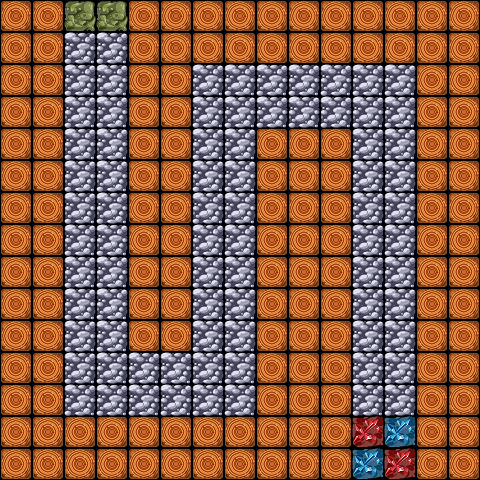

This game map was drawn from its Tiled (.tmx) file and the tilesets committed beside it. A one-line description and the full map source follow:
An orthogonal 15x15 tile map with 32x32 px tiles, 1 tile layer (level) and 1 object.

<map version="1.2" tiledversion="1.2.0" orientation="orthogonal" renderorder="right-down" width="15" height="15" tilewidth="32" tileheight="32" infinite="0" nextlayerid="4" nextobjectid="4">
 <tileset firstgid="1" name="Blocks" tilewidth="32" tileheight="32" tilecount="5" columns="5">
  <image source="Blocks.png" width="160" height="32" />
 </tileset>
 <layer id="1" name="level" width="15" height="15">
  <data>
   <tile gid="1" />
   <tile gid="1" />
   <tile gid="3" />
   <tile gid="3" />
   <tile gid="1" />
   <tile gid="1" />
   <tile gid="1" />
   <tile gid="1" />
   <tile gid="1" />
   <tile gid="1" />
   <tile gid="1" />
   <tile gid="1" />
   <tile gid="1" />
   <tile gid="1" />
   <tile gid="1" />
   <tile gid="1" />
   <tile gid="1" />
   <tile gid="2" />
   <tile gid="2" />
   <tile gid="1" />
   <tile gid="1" />
   <tile gid="1" />
   <tile gid="1" />
   <tile gid="1" />
   <tile gid="1" />
   <tile gid="1" />
   <tile gid="1" />
   <tile gid="1" />
   <tile gid="1" />
   <tile gid="1" />
   <tile gid="1" />
   <tile gid="1" />
   <tile gid="2" />
   <tile gid="2" />
   <tile gid="1" />
   <tile gid="1" />
   <tile gid="2" />
   <tile gid="2" />
   <tile gid="2" />
   <tile gid="2" />
   <tile gid="2" />
   <tile gid="2" />
   <tile gid="2" />
   <tile gid="1" />
   <tile gid="1" />
   <tile gid="1" />
   <tile gid="1" />
   <tile gid="2" />
   <tile gid="2" />
   <tile gid="1" />
   <tile gid="1" />
   <tile gid="2" />
   <tile gid="2" />
   <tile gid="2" />
   <tile gid="2" />
   <tile gid="2" />
   <tile gid="2" />
   <tile gid="2" />
   <tile gid="1" />
   <tile gid="1" />
   <tile gid="1" />
   <tile gid="1" />
   <tile gid="2" />
   <tile gid="2" />
   <tile gid="1" />
   <tile gid="1" />
   <tile gid="2" />
   <tile gid="2" />
   <tile gid="1" />
   <tile gid="1" />
   <tile gid="1" />
   <tile gid="2" />
   <tile gid="2" />
   <tile gid="1" />
   <tile gid="1" />
   <tile gid="1" />
   <tile gid="1" />
   <tile gid="2" />
   <tile gid="2" />
   <tile gid="1" />
   <tile gid="1" />
   <tile gid="2" />
   <tile gid="2" />
   <tile gid="1" />
   <tile gid="1" />
   <tile gid="1" />
   <tile gid="2" />
   <tile gid="2" />
   <tile gid="1" />
   <tile gid="1" />
   <tile gid="1" />
   <tile gid="1" />
   <tile gid="2" />
   <tile gid="2" />
   <tile gid="1" />
   <tile gid="1" />
   <tile gid="2" />
   <tile gid="2" />
   <tile gid="1" />
   <tile gid="1" />
   <tile gid="1" />
   <tile gid="2" />
   <tile gid="2" />
   <tile gid="1" />
   <tile gid="1" />
   <tile gid="1" />
   <tile gid="1" />
   <tile gid="2" />
   <tile gid="2" />
   <tile gid="1" />
   <tile gid="1" />
   <tile gid="2" />
   <tile gid="2" />
   <tile gid="1" />
   <tile gid="1" />
   <tile gid="1" />
   <tile gid="2" />
   <tile gid="2" />
   <tile gid="1" />
   <tile gid="1" />
   <tile gid="1" />
   <tile gid="1" />
   <tile gid="2" />
   <tile gid="2" />
   <tile gid="1" />
   <tile gid="1" />
   <tile gid="2" />
   <tile gid="2" />
   <tile gid="1" />
   <tile gid="1" />
   <tile gid="1" />
   <tile gid="2" />
   <tile gid="2" />
   <tile gid="1" />
   <tile gid="1" />
   <tile gid="1" />
   <tile gid="1" />
   <tile gid="2" />
   <tile gid="2" />
   <tile gid="1" />
   <tile gid="1" />
   <tile gid="2" />
   <tile gid="2" />
   <tile gid="1" />
   <tile gid="1" />
   <tile gid="1" />
   <tile gid="2" />
   <tile gid="2" />
   <tile gid="1" />
   <tile gid="1" />
   <tile gid="1" />
   <tile gid="1" />
   <tile gid="2" />
   <tile gid="2" />
   <tile gid="1" />
   <tile gid="1" />
   <tile gid="2" />
   <tile gid="2" />
   <tile gid="1" />
   <tile gid="1" />
   <tile gid="1" />
   <tile gid="2" />
   <tile gid="2" />
   <tile gid="1" />
   <tile gid="1" />
   <tile gid="1" />
   <tile gid="1" />
   <tile gid="2" />
   <tile gid="2" />
   <tile gid="2" />
   <tile gid="2" />
   <tile gid="2" />
   <tile gid="2" />
   <tile gid="1" />
   <tile gid="1" />
   <tile gid="1" />
   <tile gid="2" />
   <tile gid="2" />
   <tile gid="1" />
   <tile gid="1" />
   <tile gid="1" />
   <tile gid="1" />
   <tile gid="2" />
   <tile gid="2" />
   <tile gid="2" />
   <tile gid="2" />
   <tile gid="2" />
   <tile gid="2" />
   <tile gid="1" />
   <tile gid="1" />
   <tile gid="1" />
   <tile gid="2" />
   <tile gid="2" />
   <tile gid="1" />
   <tile gid="1" />
   <tile gid="1" />
   <tile gid="1" />
   <tile gid="1" />
   <tile gid="1" />
   <tile gid="1" />
   <tile gid="1" />
   <tile gid="1" />
   <tile gid="1" />
   <tile gid="1" />
   <tile gid="1" />
   <tile gid="1" />
   <tile gid="5" />
   <tile gid="4" />
   <tile gid="1" />
   <tile gid="1" />
   <tile gid="1" />
   <tile gid="1" />
   <tile gid="1" />
   <tile gid="1" />
   <tile gid="1" />
   <tile gid="1" />
   <tile gid="1" />
   <tile gid="1" />
   <tile gid="1" />
   <tile gid="1" />
   <tile gid="1" />
   <tile gid="4" />
   <tile gid="5" />
   <tile gid="1" />
   <tile gid="1" />
  </data>
 </layer>
 <objectgroup id="3" name="road">
  <object id="3" x="96" y="32">
   <polyline points="0,0 0,352 128,352 128,64 288,64 288,416" />
  </object>
 </objectgroup>
</map>